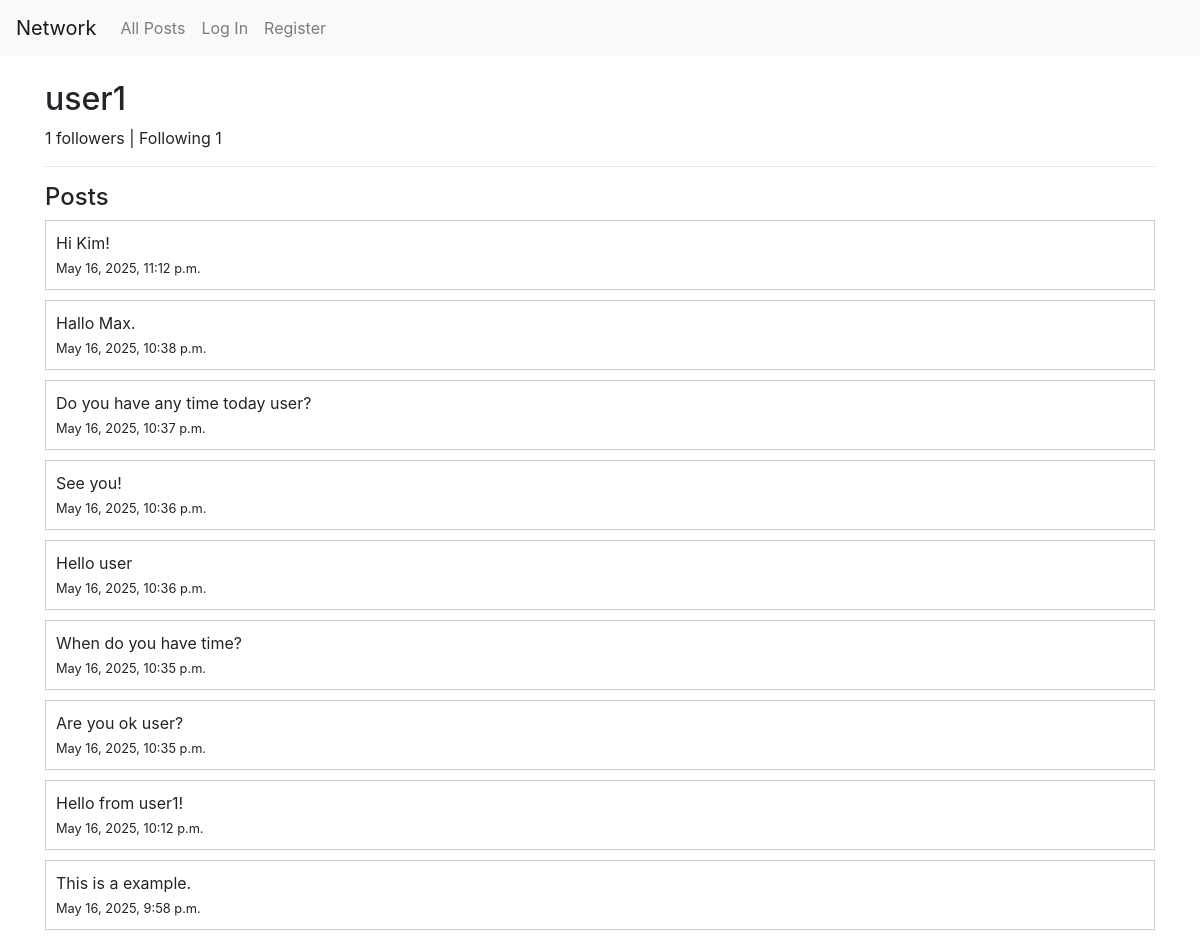
The app's page /user/user1, older data.
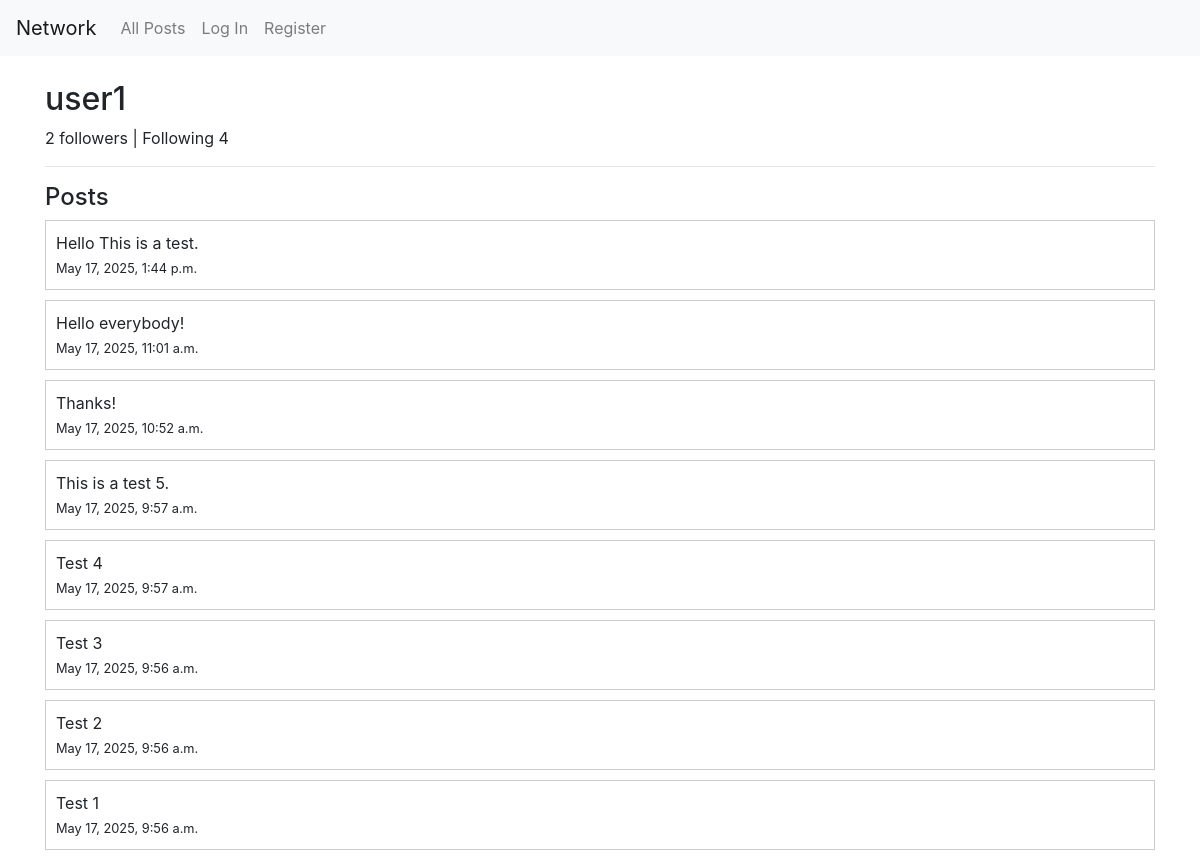
The same page, newer data.
### network/models.py (models this page shows, shortened)
class User(AbstractUser):
    pass

class Post(models.Model):
    user = models.ForeignKey(User, on_delete=models.CASCADE, related_name="posts")
    content = models.TextField(max_length=280)
    timestamp = models.DateTimeField(auto_now_add=True)

### network/views.py (the view)
# urls.py: path("user/<str:username>", views.profile, name="profile"),
def profile(request, username):
    try:
        user_profile = User.objects.get(username=username)
    except User.DoesNotExist:
        return render(request, "network/error.html", {
            "message": "User not found."
        })
    is_following = False
    if request.user.is_authenticated and request.user != user_profile:
        is_following = Follow.objects.filter(follower=request.user, following=user_profile).exists()
    followers_count = Follow.objects.filter(following=user_profile).count()
    following_count = Follow.objects.filter(follower=user_profile).count()
    posts = Post.objects.filter(user=user_profile).order_by("-timestamp")
    return render(request, "network/profile.html", {
        "profile_user": user_profile,
        "posts": posts,
        "followers_count": followers_count,
        "following_count": following_count,
        "is_following": is_following
    })

### network/templates/network/profile.html (shortened to what this page needs)
{% extends "network/layout.html" %}
{% block body %}
  <h2>{{ profile_user.username }}</h2>
  <p>{{ followers_count }} followers | Following {{ following_count }}</p>
  <hr>
  <h4>Posts</h4>
  {% for post in posts %}
    <div style="border: 1px solid #ccc; padding: 10px; margin-bottom: 10px;">
        {{ post.content }}<br>
        <small>{{ post.timestamp }}</small>
    </div>
  {% empty %}
    <p>No posts yet.</p>
  {% endfor %}
{% endblock %}

Row changes from the older to the newer data that the page shows:
no longer on this page (row edited): Post: content "Hi Kim!", timestamp "May 16, 2025, 11:12 p.m."
no longer on this page (row edited): Post: content "Hallo Max.", timestamp "May 16, 2025, 10:38 p.m."
no longer on this page (row edited): Post: content "Do you have any time today user?", timestamp "May 16, 2025, 10:37 p.m."
no longer on this page (row edited): Post: content "See you!", timestamp "May 16, 2025, 10:36 p.m."
no longer on this page (row edited): Post: content "Hello user", timestamp "May 16, 2025, 10:36 p.m."
no longer on this page (row edited): Post: content "When do you have time?", timestamp "May 16, 2025, 10:35 p.m."
no longer on this page (row edited): Post: content "Are you ok user?", timestamp "May 16, 2025, 10:35 p.m."
removed Post: content "Hello from user1!", timestamp "May 16, 2025, 10:12 p.m."
removed Post: content "This is a example.", timestamp "May 16, 2025, 9:58 p.m."
added Post: content "Hello This is a test.", timestamp "May 17, 2025, 1:44 p.m."
added Post: content "Hello everybody!", timestamp "May 17, 2025, 11:01 a.m."
added Post: content "Thanks!", timestamp "May 17, 2025, 10:52 a.m."
now on this page (row edited): Post: content "This is a test 5.", timestamp "May 17, 2025, 9:57 a.m."
now on this page (row edited): Post: content "Test 4", timestamp "May 17, 2025, 9:57 a.m."
added Post: content "Test 3", timestamp "May 17, 2025, 9:56 a.m."
added Post: content "Test 2", timestamp "May 17, 2025, 9:56 a.m."
now on this page (row edited): Post: content "Test 1", timestamp "May 17, 2025, 9:56 a.m."
Text that changed along with them:
{{ followers_count }}: "1" → "2"
{{ following_count }}: "1" → "4"
